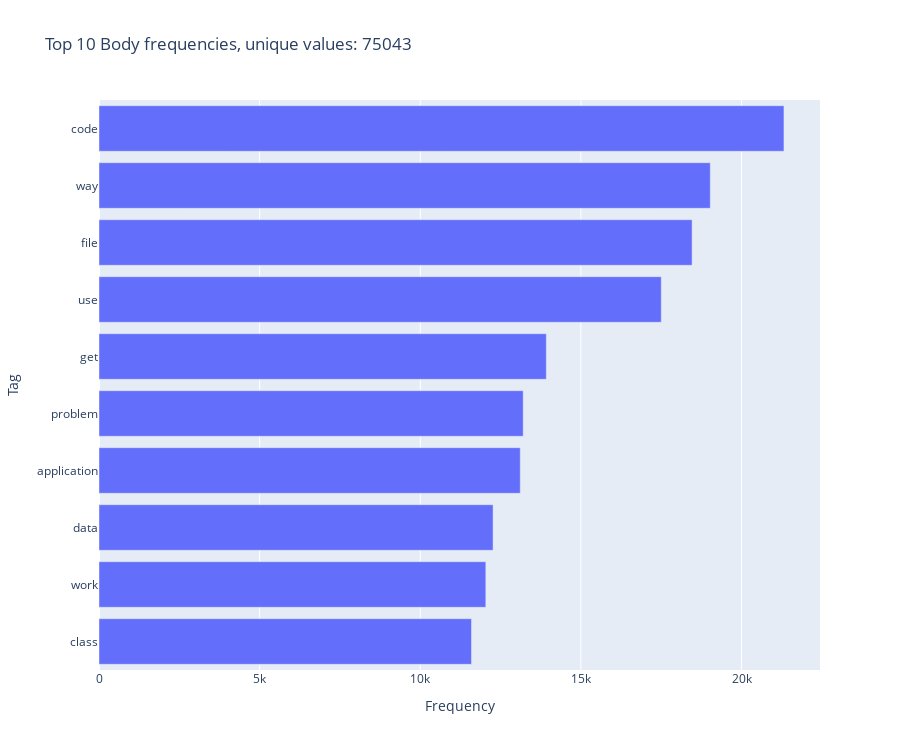

Notebook code cell kept with this figure:
### Code cell
def plot_frequencies(frequencies, name, top=10):

    uniques = len(frequencies)
    dist_df = pd.DataFrame({
        'Tag':frequencies.keys(),
        'Frequency':frequencies.values()}
        ).sort_values('Frequency').tail(top)

    fig = px.bar(
        dist_df,
        x='Frequency',
        y='Tag',
        orientation='h',
        title=f'Top {top} {name} frequencies, unique values: {uniques}',
        height=750)
    fig.show()


plot_frequencies(body_frequencies, 'Body')

### Figure 1 — Plotly figure (JSON) as saved in the notebook; plotly's stock layout.template omitted (floating-point values rounded to 4 significant figures)
{"data": [{"alignmentgroup": "True", "hovertemplate": "Frequency=%{x}<br>Tag=%{y}<extra></extra>", "legendgroup": "", "marker": {"color": "#636efa", "pattern": {"shape": ""}}, "name": "", "offsetgroup": "", "orientation": "h", "showlegend": false, "textposition": "auto", "type": "bar", "x": [11595, 12041, 12267, 13113, 13204, 13924, 17502, 18462, 19028, 21321], "xaxis": "x", "y": ["class", "work", "data", "application", "problem", "get", "use", "file", "way", "code"], "yaxis": "y"}], "layout": {"barmode": "relative", "height": 750, "legend": {"tracegroupgap": 0}, "title": {"text": "Top 10 Body frequencies, unique values: 75043"}, "xaxis": {"anchor": "y", "domain": [0, 1], "title": {"text": "Frequency"}}, "yaxis": {"anchor": "x", "domain": [0, 1], "title": {"text": "Tag"}}}}
